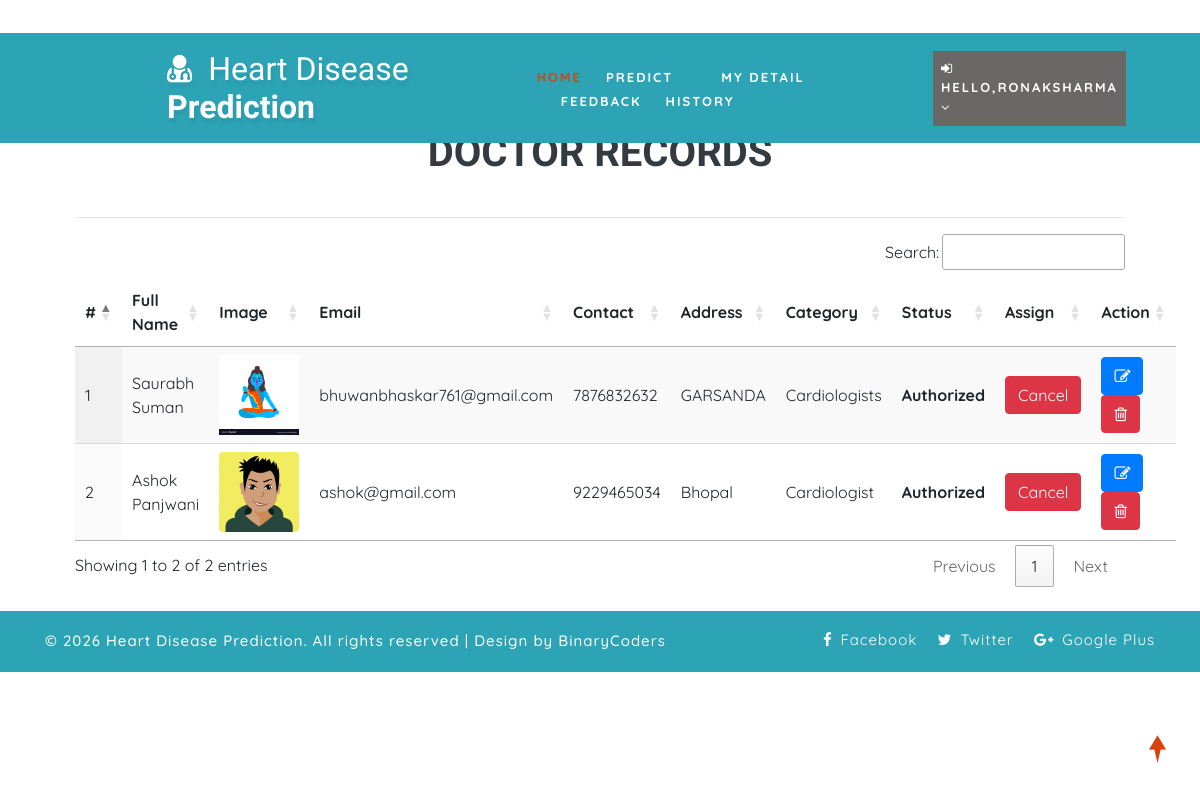
/view_doctor (signed in), run on the app's committed database.
### health/models.py (models this page shows, shortened)
class Doctor(models.Model):
    status = models.IntegerField(DOCTOR_STATUS, null=True)
    user = models.ForeignKey(User, on_delete=models.CASCADE, null=True)
    contact = models.CharField(max_length=100, null=True)
    address = models.CharField(max_length=100, null=True)
    category = models.CharField(max_length=100, null=True)
    doj = models.DateField(null=True)
    dob = models.DateField(null=True)
    image = models.FileField(null=True)

### health/views.py (the view)
# urls.py: path('view_doctor', View_Doctor,name="view_doctor"),
@login_required(login_url="login")
def View_Doctor(request):
    doc = Doctor.objects.all()
    d = {'doc':doc}
    return render(request,'view_doctor.html',d)

### health/templates/view_doctor.html (shortened to what this page needs)
{% extends 'index.html' %}
{% load static %}
{% block body %}
<div class="container-fluid" style="width:90%;margin-top:8%">
                    <div class="container-fluid">
                        <h1 align="center"class="w3ls-title text-uppercase text-dark font-weight-bold">Doctor Records</h1><br>
                         </div><hr>
                                <table id="example" class="display" style="width:100%">
                                  <thead>
                                    <tr>
                                      <th>#</th>
                                      <th>Full Name</th>
                                      <th>Image</th>
                                      <th>Email</th>
                                      <th>Contact</th>
                                      <th>Address</th>
                                      <th>Category</th>
                                      <th>Status</th>
                                      <th>Assign</th>
                                      <th>Action</th>
                                  </tr>
                              </thead>
                              <tbody>
                              {% for i in doc %}
                                <tr>
                                  <td>{{forloop.counter}}</td>
                                  <td>{{i.user.first_name}} {{i.user.last_name}}</td>
                                  <td><img src="{{i.image.url}}" style="width:80px;height:80px"></td>
                                  <td>{{i.user.email}}</td>
                                  <td>{{i.contact}}</td>
                                  <td>{{i.address}}</td>
                                  <td>{{i.category}}</td>
                                  <td>
                                      {% if i.status == 1 %}
                                      <b>Authorized</b>
                                  {% else %}
                                      <b>Unauthorized</b>
                                      {% endif %}
                                  </td>
                                    <td>{% if i.status == 1 %}
                                        <a href="{% url 'assign_status' i.id %}" onclick="return confirm('Do you want to withdraw approval to doctor : {{i.user.first_name}}?')"><button class="btn btn-danger">Cancel</button></a>
                                        {% else %}
                                        <a href="{% url 'assign_status' i.id %}" onclick="return confirm('Do you want to give approve to doctor : {{i.user.first_name}}?')"><button class="btn btn-success">Assign</button></a>
                                        {% endif %}
                                    </td>
                                    <td style="width:150px">
                                      <a href="{% url 'change_doctor' i.id %}" ><button class="btn btn-primary"><i class="fa fa-edit"></i></button></a>
                                      <a href="{% url 'delete_doctor' i.id %}" ><button class="btn btn-danger" onclick="return confirm('Are you sure?')"><i class="fa fa-trash-o"></i></button></a></td>
                              </tr>
                              {% endfor %}
                          </tbody>
                      </table>
                  </div>
{% endblock %}

### health/templates/index.html (shortened to what this page needs)
<!DOCTYPE html>
{% load static %}
<html lang="zxx">
<head>
	<link rel="stylesheet" href="{% static 'css/bootstrap.css' %}">
	<link href="{% static 'css/css_slider.css' %}" type="text/css" rel="stylesheet" media="all">
	<link rel="stylesheet" href="{% static 'css/style.css' %}" type="text/css" media="all" />
	<link href="{% static 'css/font-awesome.min.css' %}" rel="stylesheet">
<link rel='stylesheet' type='text/css' href="https://cdn.datatables.net/1.10.21/css/jquery.dataTables.min.css">
<link rel='stylesheet' type='text/css' href="https://cdn.datatables.net/buttons/1.6.2/css/buttons.dataTables.min.css">
</head>
<body>
	<div id="home" style="margin-bottom:2%">
		<header>
			<div class="top-bar py-3">
				<div class="container">
					<div class="row">
						<div class="col-xl-7 col-lg-6 col-md-4 top-social-agile text-md-right text-center mt-md-0 mt-2">
							<div class="row">
								<div class="col-xl-3 col-lg-4 col-6 top-w3layouts p-md-0 text-right">
								</div>
								<div class="col-xl-3 col-lg-4 col-6 header-w3layouts text-md-right text-left">
								</div>
							</div>
						</div>
					</div>
				</div>
			</div>
		</header>
		<div class="main-top" style="background:rgb(44, 164, 182)">
			<div class="container-fluid">
				<div class="header d-md-flex justify-content-between align-items-center py-3">
					<div id="logo" style="margin-left:13%">
						<h1>
							<a href="index.html">
								<span class="fa fa-user-md mr-2"></span>
								<span class="logo-sp">Heart Disease</span> Prediction
							</a>
						</h1>
					</div>
					{% if request.user.is_staff %}
					<div class="nav_w3ls" style="margin-right:4%">
						<nav>
							<label for="drop1" class="toggle">Menu</label>
							<input type="checkbox" id="drop1" />
							<ul class="menu" style="padding:15px;width:100%">
								<li class="mx-lg-4 mx-md-3 my-md-0 my-2"><a href="{% url 'admin_home' %}" >Home</a></li>
								<li>
									<label for="drop-2" class="toggle toogle-2"> <span class="fa fa-angle-down" aria-hidden="true"></span>
									</label>
									<a href="#"> Doctor <span class="fa fa-angle-down" aria-hidden="true"></span></a>
									<ul style="margin-top:2%;width:40%;margin-right:0%">
										<li style="width:100%;"><a href="/add_doctor" class="drop-text">Add Doctor</a></li>
										<li style="width:100%;"><a href="/view_doctor" class="drop-text">View Doctor</a></li>
									</ul>
								</li>
								<li class="mx-lg-4 mx-md-3 my-md-0 my-2"><a href="/view_patient">Patient</a></li>
								<li class="mx-lg-4 mx-md-3 my-md-0 my-2">
									<a href="/view_search_pat">Searched Data</a></li>
								<li><a href="/view_feedback">Feedback</a></li>
							</ul>
						</nav>
					</div>
					<div class="nav_w3ls" style="margin-right:3%">
						<nav>
							<label for="drop2" class="toggle">Menu</label>
							<input type="checkbox" id="drop2" />
							<ul class="menu">
								<li class="mx-lg-4 mx-md-3 my-md-0 my-2" style="background:red;padding:8px">
									<label for="drop-2" class="toggle toogle-2"> <span class="fa fa-angle-down" aria-hidden="true"></span>
									</label>
									<a href="#"><i class="fa fa-user"></i> {{request.user.username}} <span class="fa fa-angle-down" aria-hidden="true"></span></a>
									<ul style="margin-top:10%;width:80%;margin-right:5%">
										<li style="width:100%;"><a href="{% url 'change_password' %}" class="drop-text">Password</a></li>
										<li style="width:100%;"><a href="{% url 'logout' %}" class="drop-text">Logout</a></li>
									</ul>
								</li>
							</ul>
						</nav>
					</div>
					{% elif request.user.patient_set.all.0 %}
					<div class="nav_w3ls" style="margin-left:5%;font-weight:bold">
						<nav>
							<ul class="menu" style="padding:15px;width:100%">
								<li><a href="{% url 'patient_home' %}" class="active">Home</a></li>
								<li class="mx-lg-4 mx-md-3 my-md-0 my-2"><a href="/add_heartdetail">Predict</a></li>
								<li class="mx-lg-4 mx-md-3 my-md-0 my-2"><a href="/profile_doctor">My Detail</a></li>
								<li class="mx-lg-4 mx-md-3 my-md-0 my-2"><a href="/sent_feedback">Feedback</a></li>
								<li><a href="/view_search_pat">History</a></li>
							</ul>
						</nav>
					</div>
					<div class="nav_w3ls" style="margin-right:3%">
						<nav>
							<ul class="menu">
								<li class="mx-lg-4 mx-md-3 my-md-0 my-2" style="background:#6a6767;padding:8px">
									<a href="#"><i class="fa fa-sign-in"></i> Hello,{{request.user.username}} <span class="fa fa-angle-down" aria-hidden="true"></span></a>
								</li>
							</ul>
						</nav>
					</div>
					{% endif %}
				</div>
			</div>
		</div>
		{% block body %}
		{% endblock %}
	</div>
	<div class="copy-w3pvt" style="background:rgb(44, 164, 182);color:white">
		<div class="container py-3">
			<div class="row">
				<div class="col-lg-7 w3ls_footer_grid1_left text-lg-left text-center">
					<p style="color:white">&copy; 2026 Heart Disease Prediction. All rights reserved | Design by BinaryCoders</a>
					</p>
				</div>
				<div class="col-lg-5 w3ls_footer_grid_left1_pos text-lg-right text-center mt-lg-0 mt-2">
					<ul style="color:white">
						<li>
							<a href="#" style="color:white" class="facebook">
								<span class="fa fa-facebook-f mr-2"></span>Facebook</a>
						</li>
						<li class="mx-3">
							<a href="#" style="color:white" class="twitter">
								<span class="fa fa-twitter mr-2"></span>Twitter</a>
						</li>
						<li>
							<a href="#" style="color:white" class="google">
								<span class="fa fa-google-plus mr-2"></span>Google Plus</a>
						</li>
					</ul>
				</div>
			</div>
		</div>
	</div>
	<a href="#home" style="color:white" class="move-top text-center"></a>
</body>
</html>

### health/static/css/style.css (style rules this page uses)
body { padding: 0; margin: 0; background: #FFF; font-family: 'Quicksand', sans-serif; }
body a, body button { transition: 0.5s all; -webkit-transition: 0.5s all; -moz-transition: 0.5s all; -o-transition: 0.5s all; -ms-transition: 0.5s all; text-decoration: none; }
html { scroll-behavior: smooth; }
h1, h2, h3, h4, h5, h6 { margin: 0; padding: 0; font-family: 'Mukta', sans-serif; }
p { margin: 0; padding: 0; font-size: 15px; letter-spacing: 1px; line-height: 1.9; color: #999; font-family: 'Quicksand', sans-serif; }
ul, ol { margin: 0; padding: 0; }
a.move-top { width: 34px; height: 34px; background: url(../images/move-top.png) no-repeat; display: inline-block; position: fixed; bottom: 4%; right: 2%; z-index: 0; }
#home { position: relative; }
.main-top { position: absolute; z-index: 999; width: 100%; background: rgba(0, 0, 0, 0.4); }
nav { margin: 0; padding: 0; }
#logo a { float: left; display: initial; font-weight: 700; font-size: 32px; color: #fff; text-shadow: 2px 5px 3px rgba(0, 0, 0, 0.06); padding: 0; }
span.logo-sp { font-weight: 100; }
nav:after { content: ""; display: table; clear: both; }
nav ul { float: right; padding: 0; margin: 0; list-style: none; position: relative; }
nav ul li { margin: 0px; display: inline-block; float: left; }
nav a { padding: 0; color: #fff; font-size: 13px; letter-spacing: 2px; font-weight: 700; text-transform: uppercase; display: inline-block; transition: 0.5s all; -webkit-transition: 0.5s all; -moz-transition: 0.5s all; -o-transition: 0.5s all; -ms-transition: 0.5s all; }
.menu li a.active, .menu li a:hover { color: #2196f3; transition: 0.5s all; -webkit-transition: 0.5s all; -moz-transition: 0.5s all; -o-transition: 0.5s all; -ms-transition: 0.5s all; color: #d84315; }
li>a:only-child:after { content: ''; }
.w3ls_footer_grid_left1_pos ul li, ul.list-part li { display: inline-block; }
.w3ls_footer_grid_left1_pos ul li a { color: #000; text-decoration: none; letter-spacing: 1px; font-size: 15px; }
.w3ls_footer_grid1_left p { color: #484848; font-weight: 500; }

### data on the page
Doctor: user.first_name "Saurabh", user.last_name "Suman", image (picture), user.email "bhuwanbhaskar761@gmail.com", contact "7876832632", address "GARSANDA", category "Cardiologists", status "Authorized"
Doctor: user.first_name "Ashok", user.last_name "Panjwani", image (picture), user.email "ashok@gmail.com", contact "9229465034", address "Bhopal", category "Cardiologist", status "Authorized"

### other printed values
{{ request.user.username }} "RONAKSHARMA"
